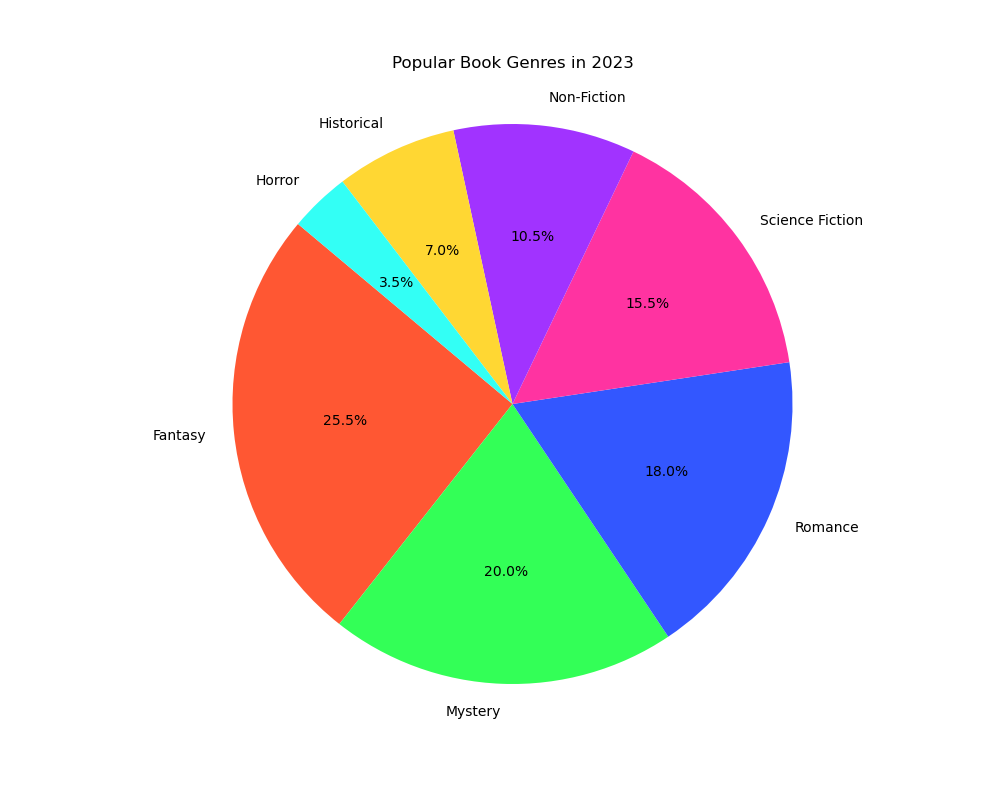

Source code (Python):

import matplotlib.pyplot as plt

# Data
genres = [
    'Fantasy', 'Mystery', 'Romance', 'Science Fiction', 
    'Non-Fiction', 'Historical', 'Horror'
]
percentages = [25.5, 20.0, 18.0, 15.5, 10.5, 7.0, 3.5]

# Colors
colors = [
    '#FF5733', '#33FF57', '#3357FF', '#FF33A1', 
    '#A133FF', '#FFD733', '#33FFF5'
]

# Plot
plt.figure(figsize=(10, 8))  # Width and height of the chart
plt.pie(percentages, labels=genres, colors=colors, startangle=140, autopct='%1.1f%%')

plt.title("Popular Book Genres in 2023", pad=20)
plt.axis('equal')  # Equal aspect ratio ensures that pie is drawn as a circle.

plt.show()
